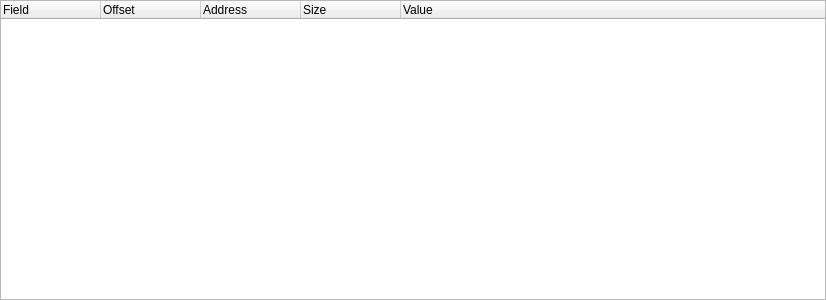
<?xml version="1.0" encoding="UTF-8"?>
<ui version="4.0">
 <class>StructWidget</class>
 <widget class="QWidget" name="StructWidget">
  <property name="geometry">
   <rect>
    <x>0</x>
    <y>0</y>
    <width>826</width>
    <height>300</height>
   </rect>
  </property>
  <property name="contextMenuPolicy">
   <enum>Qt::DefaultContextMenu</enum>
  </property>
  <property name="windowTitle">
   <string>Struct</string>
  </property>
  <layout class="QHBoxLayout" name="horizontalLayout">
   <property name="spacing">
    <number>0</number>
   </property>
   <property name="leftMargin">
    <number>0</number>
   </property>
   <property name="topMargin">
    <number>0</number>
   </property>
   <property name="rightMargin">
    <number>0</number>
   </property>
   <property name="bottomMargin">
    <number>0</number>
   </property>
   <item>
    <widget class="QTreeWidget" name="treeWidget">
     <property name="contextMenuPolicy">
      <enum>Qt::CustomContextMenu</enum>
     </property>
     <property name="alternatingRowColors">
      <bool>true</bool>
     </property>
     <property name="selectionBehavior">
      <enum>QAbstractItemView::SelectRows</enum>
     </property>
     <property name="indentation">
      <number>15</number>
     </property>
     <attribute name="headerCascadingSectionResizes">
      <bool>false</bool>
     </attribute>
     <column>
      <property name="text">
       <string>Field</string>
      </property>
     </column>
     <column>
      <property name="text">
       <string>Offset</string>
      </property>
     </column>
     <column>
      <property name="text">
       <string>Address</string>
      </property>
     </column>
     <column>
      <property name="text">
       <string>Size</string>
      </property>
     </column>
     <column>
      <property name="text">
       <string>Value</string>
      </property>
     </column>
    </widget>
   </item>
  </layout>
 </widget>
 <resources/>
 <connections/>
</ui>
